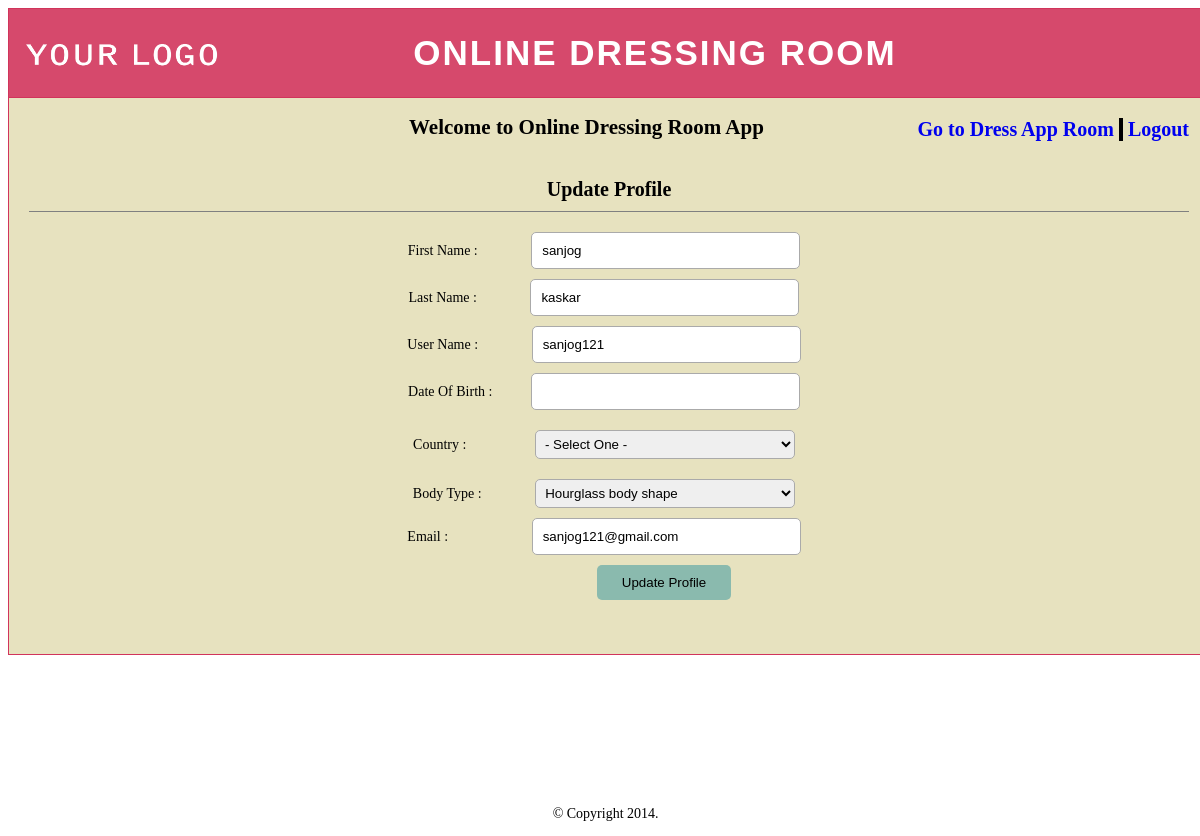
Page /user_management/edit_user_profile.php (signed in) on the committed database.
### tables this page shows
CREATE TABLE IF NOT EXISTS `user_details` (
`User_id` int(11) NOT NULL,
  `fb_id` varchar(255) DEFAULT NULL,
  `oauth_provider` varchar(255) DEFAULT NULL,
  `oauth_uid` varchar(255) DEFAULT NULL,
  `locale` varchar(255) DEFAULT NULL,
  `oauth_token` varchar(255) DEFAULT NULL,
  `oauth_secret` varchar(255) DEFAULT NULL,
  `first_name` varchar(100) NOT NULL,
  `last_name` varchar(100) NOT NULL,
  `username` varchar(100) NOT NULL,
  `email` varchar(100) NOT NULL,
  `password` varchar(255) NOT NULL,
  `country` varchar(255) NOT NULL,
  `dob` varchar(255) NOT NULL,
  `body_type` int(11) NOT NULL,
  `user_image` varchar(255) NOT NULL,
  `act_key` varchar(255) NOT NULL,
  `active_user` varchar(5) NOT NULL
);

### user_management/edit_user_profile.php (the view, shortened to what this page needs)
<!DOCTYPE html>
<html lang="en">
<head>
    <link href="../css/style.css" rel="stylesheet" type="text/css" />
    <link href="../css/popup.css" rel="stylesheet" type="text/css" />
    <link rel="stylesheet" href="../css/jquery-ui.css">
    <link href="../css/jquery.ui.datepicker.css" rel="stylesheet" type="text/css" />
</head>
<body>
<link rel="stylesheet" href="../css/ui-lightness/jquery-ui-1.10.4.custom.css">
<div class="container">
    <div class="main_container">
        <div class="header_title">
            <img src="../images/site_logo.png" height="80px" width="197px" style="float:left;padding:5px 0px 5px 15px" >
            <div style="padding: 24px 0px;margin-right: 10%;font-size: 35px;letter-spacing:2px;font-family: 'Antic Slab', Arial, Helvetica, sans-serif !important;">
                ONLINE DRESSING ROOM
            </div>
        </div>
        <a href='user_logout.php'style='float: right;margin-right: 20px;text-decoration: none;font-size: 20px;margin-top: 20px;font-weight: bold;'>Logout</a>
        <a href='../index.php?oauth_provider=twitter'style='float: right;margin-right: 5px;text-decoration: none;margin-top: 20px;padding-right: 5px; border-right:4px solid black;font-size: 20px;font-weight: bold;'>Go to Dress App Room</a>
        <div style="padding-left: 400px;"><h2>Welcome to Online Dressing Room App</h2></div>
        <?php
        if(isset($_SESSION['username']) || isset($_SESSION['google_data']['given_name']))
        {
            if(isset($_SESSION['username'])) {
                $query = mysql_query("select * from user_details where username = '" . $_SESSION['username'] . "' ");
            }
            while($row = mysql_fetch_array($query))
            {
                $first_name = $row['first_name'];
                $last_name = $row['last_name'];
                $username = $row['username'];
                $birth_date = $row['dob'];
                $email = $row['email'];
                $model_body_type = $row['body_type'];
                $bodyTypeQuery = mysql_query("select * from body_types where body_types_id = '".$model_body_type."'");
                $bodyTypeRow = mysql_fetch_array($bodyTypeQuery);
                $bodyTypeName = $bodyTypeRow['body_types_name'];
            }
        }
        ?>
        <div id="update_form" class="main_form" align="center" style="padding: 20px;border-radius: 3px;">
            <div align="center" style="font-size: 18px;color:black;font-weight:bold;font-size:20px;padding-bottom:10px;margin-bottom:20px;border-bottom:1px solid grey">Update Profile</div>
            <form action="user_management.php" method="post" accept-charset="utf-8">
                <label for="female">First Name :</label>
                <input type="text" name="first_name" value="<?php echo $first_name;?>" id="first_name" placeholder="First Name" style="margin-left: 50px;" maxlength="100" required="" pattern="/^([a-Z])$/"  /><br>
                <label for="female">Last Name :</label>
                <input type="text" name="last_name" value="<?php echo $last_name;?>" id="last_name" placeholder="Last Name" maxlength="100" required="" pattern="/^([a-Z])$/" style="margin-left: 50px;" /><br>
                <label for="female">User Name :</label>
                <input type="text" name="username" value="<?php echo $username;?>" id="username" placeholder="Username" maxlength="100" required="" pattern="^[a-zA-Z0-9_]*$" style="margin-left: 50px;" /><br>
                <?php
                if(isset($_SESSION['username']) || isset($_SESSION['google_data']['given_name'])) {
                ?>
                    <label for="female">Date Of Birth :</label>
                    <input type='text' id='datepickers' value="<?php echo $birth_date;?>" name='birth_date' style="margin-left: 35px;"><br>
                <?php
                }else{
                }
                ?>
                <label for="female">Country :</label>
                <select name='user_country' style="width: 260px; margin-left: 65px;">
                    <option value='none' selected="selected"> - Select One - </option>
                </select><br>
                <label for="female">Body Type :</label>
                <select name='model_body_type' style="width: 260px;margin-left: 50px;">
                    <?php
                    $result = mysql_query("select * from body_types");
                    while($row = mysql_fetch_array($result))
                    {
                        $name = $row['body_types_name'];
                        $value = $row['body_types_id'];
                        ?>
                        <option value = <?php echo $value; ?> <?php if($bodyTypeName == $name){ echo 'selected="selected"';} ?> ><?php echo $name; ?></option>
                    <?php
                    }
                    ?>
                </select><br>
                <label for="female">Email :</label>
                <input type="text" name="email" value="<?php echo $email;?>" id="email" placeholder="Email Address" required="" pattern="[^@]+@[^@]+\.[a-zA-Z]{2,20}" maxlength="255" style="margin-left: 80px;" /><br>
                <div style='margin-left:110px'>
                    <input type="submit" name="submit" value="Update Profile"/>
                </div>
            </form>
        </div>
    </div>
</div>
<?php
include "../includes/footer.php";
?>

### css/style.css (style rules this page uses)
body { //font-family:Arial, Helvetica, sans-serif; font-family: adobe caslon pro; font-size:14px }
.container { min-height: 100%; position: relative; }
input[type=text], input[type=password], input[type=file] { padding:10px 80px 10px 10px; //margin-left:10px; margin:0px 10px 10px 10px; border:1px solid #aaa; border-radius:5px; }
input[type=submit] { padding:10px; padding-left:25px; padding-right:25px; background-color:#8ABAAE; border-radius:5px; border:0px; cursor:pointer; //margin-left:75px; }
select { padding:5px; margin-left:10px; border:1px solid #aaa; border-radius:5px; width: 150px; margin: 10px; }
.main_container { border:1px solid #d1345b; padding-bottom:20px; width:1200px; margin:0px auto; background-color: #e7e2bf; }
.header_title { background-color:#d6496c; color:#FFFFFF; text-align:center; font-weight:bold; font-size:24px; border-bottom:1px solid #d1345b; }

### rows in the picture
user_details: first_name "sanjog", last_name "kaskar", username "sanjog121", email "sanjog121@gmail.com"

### other values in the picture
form field model_body_type "Hourglass body shape"
